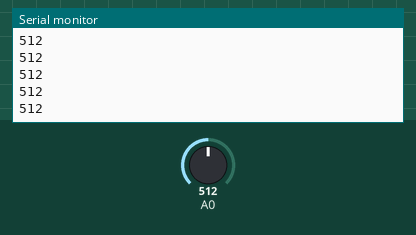
The sketch below on a simulated Arduino Uno, built with avr-gcc and run on an emulated ATmega328P. On the bench: the last lines printed to the serial monitor. The test bench sets the inputs (shaded band); at power-on: A0 = 512.

Above: at 1.2 s.
1.3 s: A0 set to 716
At 1.31 s:
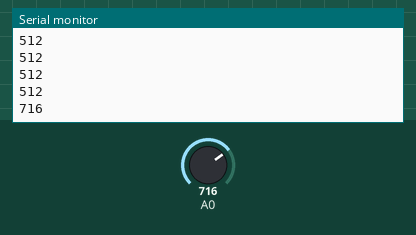
2.8 s: A0 set to 900
At 2.81 s:
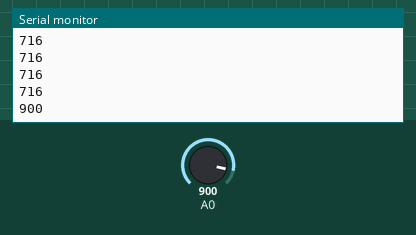
Timing chart, 0 to 5.8 s (numbered marks = the images above; inputs shaded):
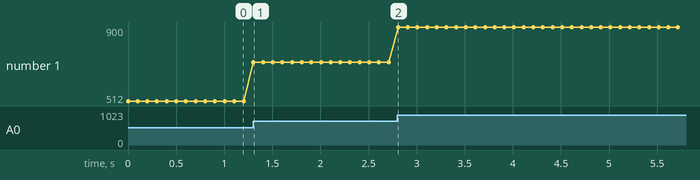

The sketch:

Arduino_Potenciometro_y_PC.ino
```cpp
/*
Entrada analógicas y escritura en PC
*/

int valorPotenciometro = 0;

void setup()
{
  pinMode(A0, INPUT);
  Serial.begin(9600);
}

void loop()
{
  // lee el valor del potenciómetro
  valorPotenciometro = analogRead(A0);
  Serial.println(valorPotenciometro);
  delay(100);
}
```

Measured:
- after the input at 1.3 s, the serial monitor: prints a new line at once (image 1)
- after the input at 2.8 s, the serial monitor: prints a new line at once (image 2)
- plotted number 1: 512 → 716 after the input at 1.3 s, 716 → 900 after the input at 2.8 s
